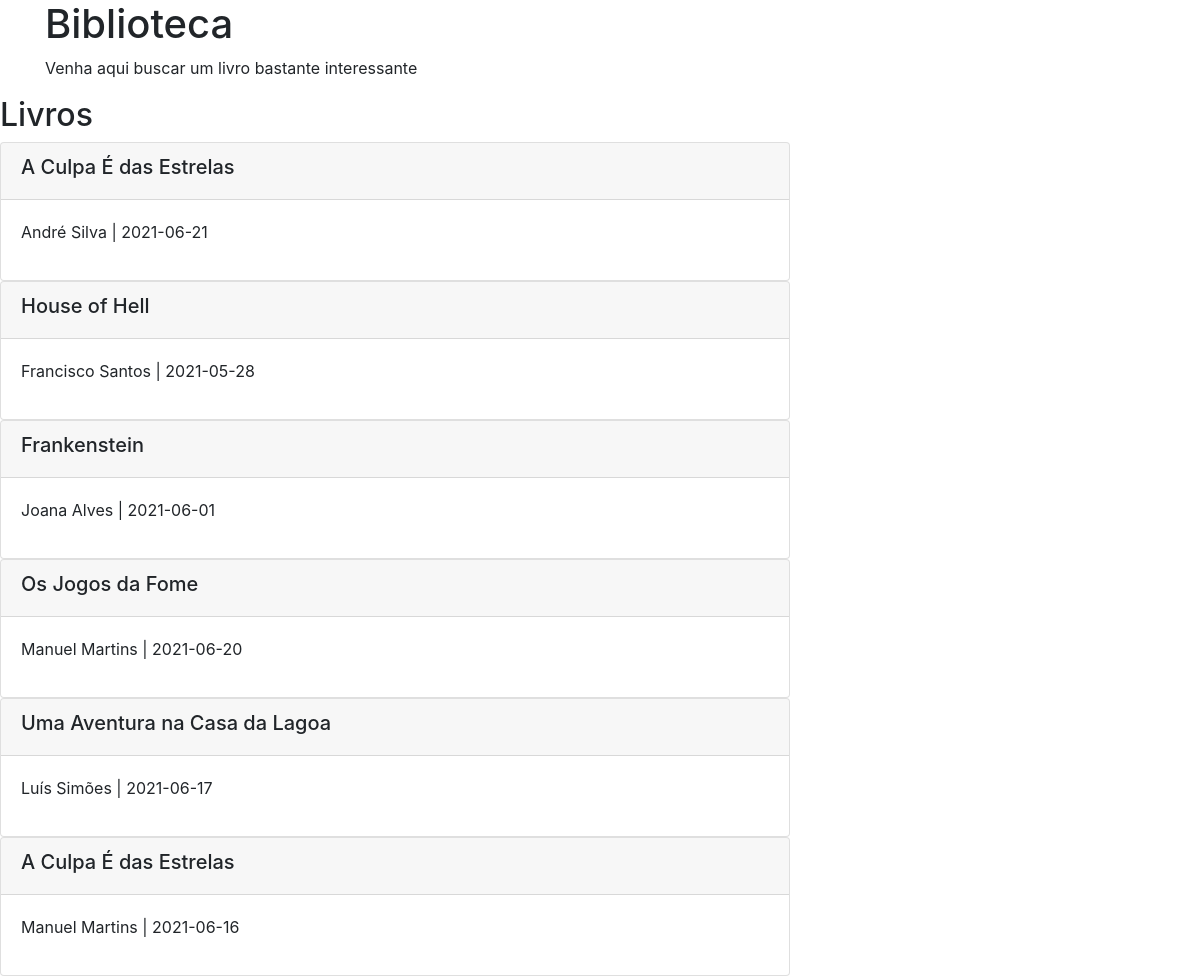
Screenshot of /emprestimos.php with the database file from the repository.
### tables this page shows
CREATE TABLE `emprestimos` (
  `emprestimos_id` int(8) UNSIGNED NOT NULL,
  `emprestimos_dataret` date NOT NULL,
  `emprestimos_dataprev` date NOT NULL,
  `emprestimos_datadev` date NOT NULL,
  `emprestimos_multa` float NOT NULL,
  `alunos_id` int(5) UNSIGNED DEFAULT NULL,
  `livros_id` int(6) UNSIGNED DEFAULT NULL
);

CREATE TABLE `livros` (
  `livros_id` int(6) UNSIGNED NOT NULL,
  `livros_titulo` varchar(50) NOT NULL,
  `livros_autor` varchar(50) NOT NULL,
  `assuntos_id` int(3) UNSIGNED DEFAULT NULL,
  `livros_datalanc` date NOT NULL,
  `livros_copias` int(3) NOT NULL
);

CREATE TABLE `alunos` (
  `alunos_id` int(5) UNSIGNED NOT NULL,
  `alunos_nome` varchar(50) NOT NULL,
  `alunos_email` varchar(50) NOT NULL,
  `alunos_fone` varchar(20) NOT NULL
);

### emprestimos.php (the view, shortened to what this page needs)
<!DOCTYPE html>
<html lang="pt-pt">
  <head>
    <link rel="stylesheet" href="https://stackpath.bootstrapcdn.com/bootstrap/4.1.3/css/bootstrap.min.css">
  </head>
  <body>
    <div class ="container">
      <div class="row">
        <div class="col-sm">
          <h1>Biblioteca</h1>
            <p>Venha aqui buscar um livro bastante interessante</p>
            </div>
        </div>
      </div>
      <div class="row">
        <div class="col-sm-8">
          <h2>Livros</h2>
            <?php
            include "sql_connect.php";
            $sql_p = "SELECT emprestimos.emprestimos_dataret, alunos.alunos_nome, livros.livros_titulo FROM ((emprestimos INNER JOIN livros ON emprestimos.livros_id=livros.livros_id) INNER JOIN alunos ON emprestimos.alunos_id=alunos.alunos_id)";
            $resultado_p = $ligacao->query($sql_p);
            if ($resultado_p->num_rows > 0)
            {
                while ($row = $resultado_p->fetch_assoc()){
                echo "<div class=\"card\">
                <div class=\"card-header\"><h5>
  ". $row ["livros_titulo"] ." </h5>
  </div>
  <div class=\"card-body\">
    <p>". $row ["alunos_nome"] . " | " . $row ["emprestimos_dataret"] ."</p>
   </div>
</div>";
}
}else {
echo "Sem Livros na Biblioteca";
            }
            ?>
    </div>
          </div>
  </body>
</html>

### rows the page displays
emprestimos: livros.livros_titulo "A Culpa É das Estrelas", alunos.alunos_nome "André Silva", emprestimos_dataret "2021-06-21"
emprestimos: livros.livros_titulo "House of Hell", alunos.alunos_nome "Francisco Santos", emprestimos_dataret "2021-05-28"
emprestimos: livros.livros_titulo "Frankenstein", alunos.alunos_nome "Joana Alves", emprestimos_dataret "2021-06-01"
emprestimos: livros.livros_titulo "Os Jogos da Fome", alunos.alunos_nome "Manuel Martins", emprestimos_dataret "2021-06-20"
emprestimos: livros.livros_titulo "Uma Aventura na Casa da Lagoa", alunos.alunos_nome "Luís Simões", emprestimos_dataret "2021-06-17"
emprestimos: livros.livros_titulo "A Culpa É das Estrelas", alunos.alunos_nome "Manuel Martins", emprestimos_dataret "2021-06-16"
